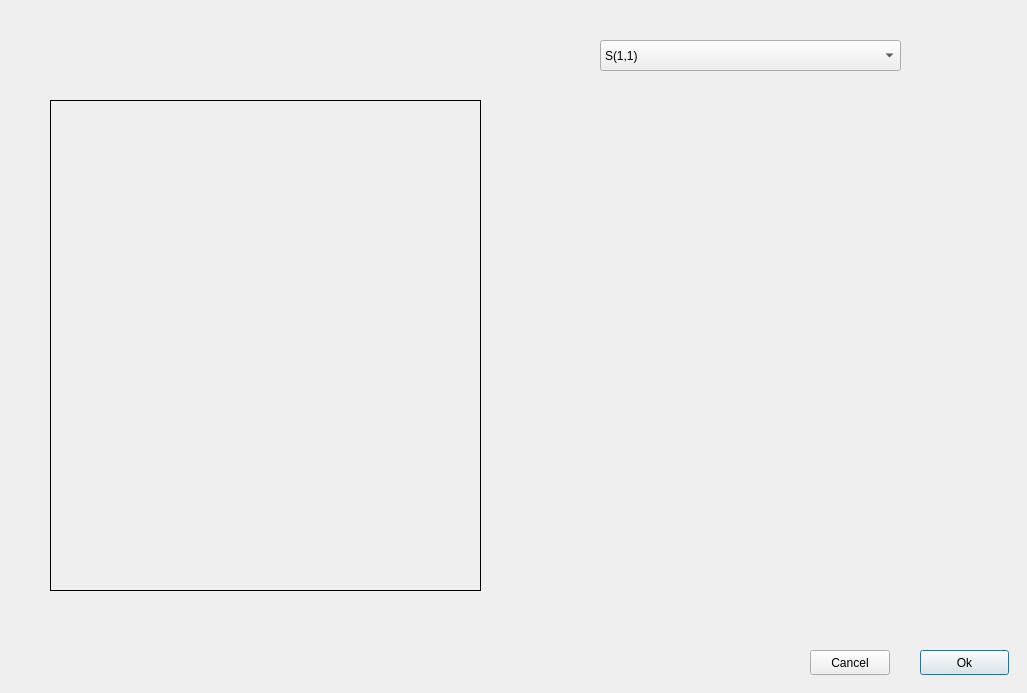
<?xml version="1.0" encoding="UTF-8"?>
<ui version="4.0">
 <class>frmAnalysis</class>
 <widget class="QDialog" name="frmAnalysis">
  <property name="geometry">
   <rect>
    <x>0</x>
    <y>0</y>
    <width>1027</width>
    <height>693</height>
   </rect>
  </property>
  <property name="windowTitle">
   <string>Circuit Analysis</string>
  </property>
  <widget class="QLabel" name="label">
   <property name="geometry">
    <rect>
     <x>50</x>
     <y>100</y>
     <width>431</width>
     <height>491</height>
    </rect>
   </property>
   <property name="frameShape">
    <enum>QFrame::Box</enum>
   </property>
   <property name="frameShadow">
    <enum>QFrame::Plain</enum>
   </property>
   <property name="text">
    <string/>
   </property>
   <property name="pixmap">
    <pixmap>../Pictures/samplepcircuit.jpg</pixmap>
   </property>
   <property name="scaledContents">
    <bool>true</bool>
   </property>
  </widget>
  <widget class="QComboBox" name="comboBox">
   <property name="geometry">
    <rect>
     <x>600</x>
     <y>40</y>
     <width>301</width>
     <height>31</height>
    </rect>
   </property>
   <item>
    <property name="text">
     <string>S(1,1)</string>
    </property>
   </item>
   <item>
    <property name="text">
     <string>S(1,2)</string>
    </property>
   </item>
   <item>
    <property name="text">
     <string>S(1,3)</string>
    </property>
   </item>
   <item>
    <property name="text">
     <string>S(1,4)</string>
    </property>
   </item>
   <item>
    <property name="text">
     <string>S(2,1)</string>
    </property>
   </item>
   <item>
    <property name="text">
     <string>S(2,2)</string>
    </property>
   </item>
   <item>
    <property name="text">
     <string>S(2,3)</string>
    </property>
   </item>
   <item>
    <property name="text">
     <string>S(2,4)</string>
    </property>
   </item>
   <item>
    <property name="text">
     <string>S(3,1)</string>
    </property>
   </item>
   <item>
    <property name="text">
     <string>S(3,2)</string>
    </property>
   </item>
   <item>
    <property name="text">
     <string>S(3,3)</string>
    </property>
   </item>
   <item>
    <property name="text">
     <string>S(3,4)</string>
    </property>
   </item>
   <item>
    <property name="text">
     <string>S(4,1)</string>
    </property>
   </item>
   <item>
    <property name="text">
     <string>S(4,2)</string>
    </property>
   </item>
   <item>
    <property name="text">
     <string>S(4,3)</string>
    </property>
   </item>
   <item>
    <property name="text">
     <string>S(4,4)</string>
    </property>
   </item>
  </widget>
  <widget class="QPushButton" name="ok">
   <property name="geometry">
    <rect>
     <x>920</x>
     <y>650</y>
     <width>89</width>
     <height>25</height>
    </rect>
   </property>
   <property name="text">
    <string>Ok</string>
   </property>
  </widget>
  <widget class="QPushButton" name="cancel">
   <property name="geometry">
    <rect>
     <x>810</x>
     <y>650</y>
     <width>80</width>
     <height>25</height>
    </rect>
   </property>
   <property name="text">
    <string>Cancel</string>
   </property>
  </widget>
  <widget class="QWidget" name="fig1" native="true">
   <property name="geometry">
    <rect>
     <x>510</x>
     <y>100</y>
     <width>471</width>
     <height>221</height>
    </rect>
   </property>
  </widget>
  <widget class="QWidget" name="fig2" native="true">
   <property name="geometry">
    <rect>
     <x>510</x>
     <y>360</y>
     <width>471</width>
     <height>221</height>
    </rect>
   </property>
  </widget>
 </widget>
 <resources/>
 <connections/>
</ui>
